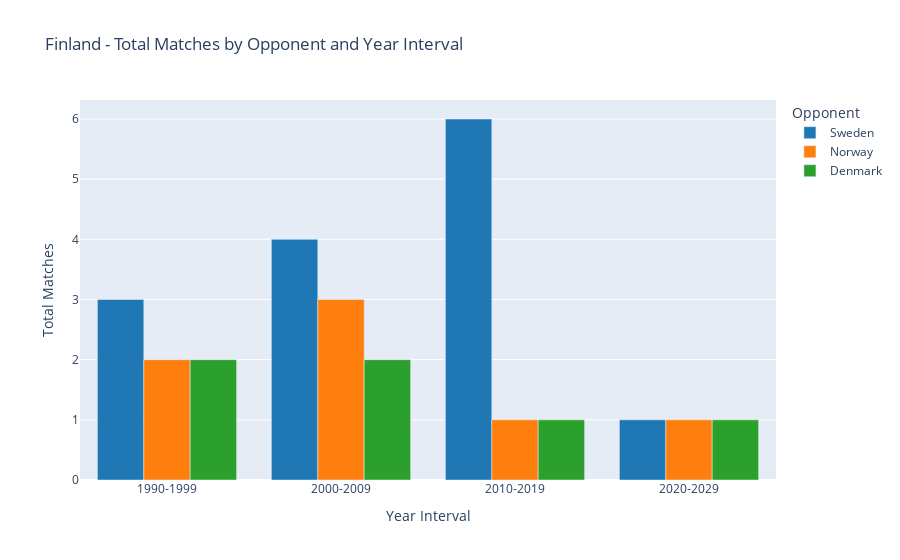
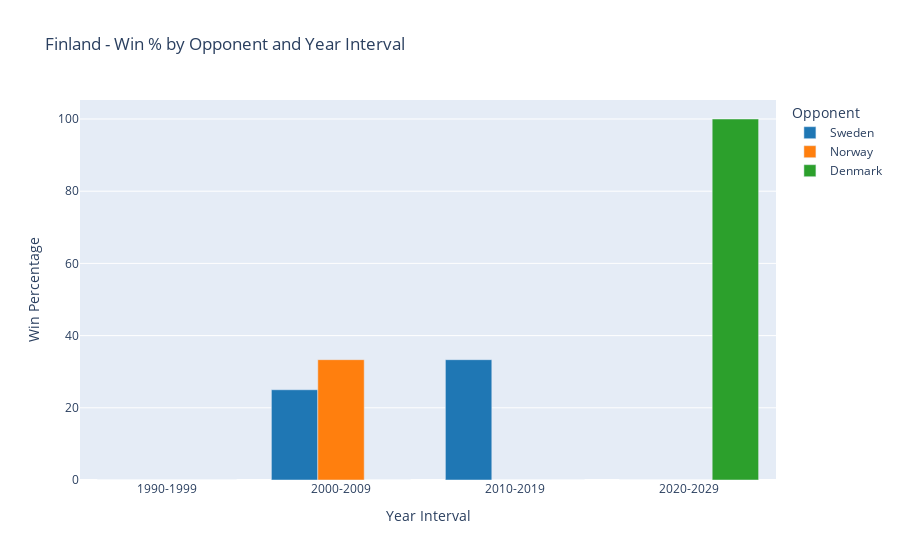

The code cell stored with these charts, in order, in its notebook:
### Markdown cell above
From follwing table we can say before 1990's more matches had been played which range between 7 to 10 in every 10 years.

Finland played most matches with Sweden compared to other Nordic countries.

### Code cell
import pandas as pd
import plotly.express as px

def get_country_color(country):
    color_map = {
        "Sweden": "#1f77b4",
        "Norway": "#ff7f0e",
        "Denmark": "#2ca02c",
        "Finland": "#d62728"
    }
    return color_map.get(country, "#7f7f7f")

def load_football_data(filepath):
    return pd.read_csv(filepath)

def add_year_and_result(df, team_1):
    df['Year'] = pd.to_datetime(df['Date']).dt.year

    def get_result(row):
        if row['Home_team'] == team_1 and row['home_score'] > row['away_score']:
            return "Win"
        elif row['Away_team'] == team_1 and row['away_score'] > row['home_score']:
            return "Win"
        elif row['home_score'] == row['away_score']:
            return "Draw"
        else:
            return "Loss"

    df['Result'] = df.apply(get_result, axis=1)
    return df

def generate_year_interval(df, start_year, end_year, interval):
    df = df[(df['Year'] >= start_year) & (df['Year'] <= end_year)].copy()
    df['Year Interval'] = df['Year'].apply(lambda x: f"{(x - start_year) // interval * interval + start_year}-"
                                                    f"{(x - start_year) // interval * interval + start_year + interval - 1}")
    return df

def calculate_match_stats(df, team_1, opponent, interval, start_year, end_year):
    df_filtered = df[
        (((df['Home_team'] == team_1) & (df['Away_team'] == opponent)) |
         ((df['Home_team'] == opponent) & (df['Away_team'] == team_1)))
    ].copy()

    if df_filtered.empty:
        return pd.DataFrame()

    df_filtered = add_year_and_result(df_filtered, team_1)
    df_filtered = generate_year_interval(df_filtered, start_year, end_year, interval)

    grouped = df_filtered.groupby('Year Interval')['Result'].value_counts().unstack(fill_value=0).reset_index()
    grouped['Opponent'] = opponent
    grouped['Total Matches'] = grouped[['Win', 'Draw', 'Loss']].sum(axis=1)
    grouped['Win %'] = (grouped['Win'] / grouped['Total Matches'] * 100).round(2)
    grouped['Loss %'] = (grouped['Loss'] / grouped['Total Matches'] * 100).round(2)
    grouped['Draw %'] = (grouped['Draw'] / grouped['Total Matches'] * 100).round(2)

    return grouped[['Year Interval', 'Opponent', 'Total Matches', 'Win', 'Loss', 'Draw', 'Win %', 'Loss %', 'Draw %']]

def match_result_analysis(df, team_1, opponents, interval, start_year, end_year):
    all_results = []
    for opponent in opponents:
        stats = calculate_match_stats(df, team_1, opponent, interval, start_year, end_year)
        if not stats.empty:
            all_results.append(stats)
    return pd.concat(all_results, ignore_index=True)

def display_results_table(results_df):
    opponents = results_df['Opponent'].unique()

    for opponent in opponents:
        print(f"\n--- {opponent} ---")
        sub_df = results_df[results_df['Opponent'] == opponent].copy()

        # Cumulative stats
        total_matches = sub_df['Total Matches'].sum()
        total_wins = sub_df['Win'].sum()
        total_losses = sub_df['Loss'].sum()
        total_draws = sub_df['Draw'].sum()

        # Append TOTAL row
        total_row = pd.DataFrame([{
            "Year Interval": "TOTAL",
            "Opponent": opponent,
            "Total Matches": total_matches,
            "Win": total_wins,
            "Loss": total_losses,
            "Draw": total_draws,
            "Win %": round((total_wins / total_matches) * 100, 2) if total_matches > 0 else 0,
            "Loss %": round((total_losses / total_matches) * 100, 2) if total_matches > 0 else 0,
            "Draw %": round((total_draws / total_matches) * 100, 2) if total_matches > 0 else 0,
        }])

        combined_df = pd.concat([sub_df, total_row], ignore_index=True)

        # Add Average Win Rate column
        combined_df['Avg Win Rate'] = (combined_df['Win'] / combined_df['Total Matches']).round(2)

        # Display table
        styled = combined_df.style.background_gradient(
            subset=["Total Matches", "Win", "Loss", "Draw", "Win %", "Loss %", "Draw %", "Avg Win Rate"],
            cmap='Blues'
        ).set_properties(**{'text-align': 'center'}).set_table_styles(
            [dict(selector='th', props=[('text-align', 'center')])]
        )
        display(styled)

        # Print summary of averages (excluding TOTAL row)
        avg_stats = sub_df[["Total Matches", "Win %", "Loss %", "Draw %"]].mean().round(2)
        # print("Average Stats (Per Interval):")  ###############################
        # print(avg_stats)

def visualize_results(results_df, team_1):
    plot_data = results_df.copy()
    color_map = {team: get_country_color(team) for team in plot_data['Opponent'].unique()}

    fig1 = px.bar(
        plot_data,
        x='Year Interval',
        y='Total Matches',
        color='Opponent',
        color_discrete_map=color_map,
        barmode='group',
        title=f'{team_1} - Total Matches by Opponent and Year Interval'
    )
    fig1.update_layout(xaxis_title='Year Interval', yaxis_title='Total Matches', xaxis_tickangle=0)
    fig1.show()

    fig2 = px.bar(
        plot_data,
        x='Year Interval',
        y='Win %',
        color='Opponent',
        color_discrete_map=color_map,
        barmode='group',
        title=f'{team_1} - Win % by Opponent and Year Interval'
    )
    fig2.update_layout(xaxis_title='Year Interval', yaxis_title='Win Percentage', xaxis_tickangle=0)
    fig2.show()

def run_team_analysis(filepath, team_1, opponents, interval=10, start_year=1960, end_year=2022):
    df = load_football_data(filepath)
    results_df = match_result_analysis(df, team_1, opponents, interval, start_year, end_year)

    if results_df.empty:
        print("No match data found for the specified criteria.")
        return

    display_results_table(results_df)
    visualize_results(results_df, team_1)

# Example usage
run_team_analysis(
    filepath="Datasets/Sports_Football_1872_2025.csv",
    team_1="Finland",
    opponents=["Sweden", "Norway", "Denmark"],
    interval=10,
    start_year=1990,
    end_year=2022
)

### Figure 1 — Plotly figure (JSON) as saved in the notebook; plotly's stock layout.template omitted (floating-point values rounded to 4 significant figures)
{"data": [{"alignmentgroup": "True", "hovertemplate": "Opponent=Sweden<br>Year Interval=%{x}<br>Total Matches=%{y}<extra></extra>", "legendgroup": "Sweden", "marker": {"color": "#1f77b4", "pattern": {"shape": ""}}, "name": "Sweden", "offsetgroup": "Sweden", "orientation": "v", "showlegend": true, "textposition": "auto", "type": "bar", "x": ["1990-1999", "2000-2009", "2010-2019", "2020-2029"], "xaxis": "x", "y": [3, 4, 6, 1], "yaxis": "y"}, {"alignmentgroup": "True", "hovertemplate": "Opponent=Norway<br>Year Interval=%{x}<br>Total Matches=%{y}<extra></extra>", "legendgroup": "Norway", "marker": {"color": "#ff7f0e", "pattern": {"shape": ""}}, "name": "Norway", "offsetgroup": "Norway", "orientation": "v", "showlegend": true, "textposition": "auto", "type": "bar", "x": ["1990-1999", "2000-2009", "2010-2019", "2020-2029"], "xaxis": "x", "y": [2, 3, 1, 1], "yaxis": "y"}, {"alignmentgroup": "True", "hovertemplate": "Opponent=Denmark<br>Year Interval=%{x}<br>Total Matches=%{y}<extra></extra>", "legendgroup": "Denmark", "marker": {"color": "#2ca02c", "pattern": {"shape": ""}}, "name": "Denmark", "offsetgroup": "Denmark", "orientation": "v", "showlegend": true, "textposition": "auto", "type": "bar", "x": ["1990-1999", "2000-2009", "2010-2019", "2020-2029"], "xaxis": "x", "y": [2, 2, 1, 1], "yaxis": "y"}], "layout": {"autosize": true, "barmode": "group", "legend": {"title": {"text": "Opponent"}, "tracegroupgap": 0}, "title": {"text": "Finland - Total Matches by Opponent and Year Interval"}, "xaxis": {"anchor": "y", "autorange": true, "domain": [0, 1], "range": [-0.5, 3.5], "tickangle": 0, "title": {"text": "Year Interval"}, "type": "category"}, "yaxis": {"anchor": "x", "autorange": true, "domain": [0, 1], "range": [0, 6.316], "title": {"text": "Total Matches"}, "type": "linear"}}}

### Figure 2 — Plotly figure (JSON) as saved in the notebook; plotly's stock layout.template omitted (floating-point values rounded to 4 significant figures)
{"data": [{"alignmentgroup": "True", "hovertemplate": "Opponent=Sweden<br>Year Interval=%{x}<br>Win %=%{y}<extra></extra>", "legendgroup": "Sweden", "marker": {"color": "#1f77b4", "pattern": {"shape": ""}}, "name": "Sweden", "offsetgroup": "Sweden", "orientation": "v", "showlegend": true, "textposition": "auto", "type": "bar", "x": ["1990-1999", "2000-2009", "2010-2019", "2020-2029"], "xaxis": "x", "y": [0, 25, 33.33, 0], "yaxis": "y"}, {"alignmentgroup": "True", "hovertemplate": "Opponent=Norway<br>Year Interval=%{x}<br>Win %=%{y}<extra></extra>", "legendgroup": "Norway", "marker": {"color": "#ff7f0e", "pattern": {"shape": ""}}, "name": "Norway", "offsetgroup": "Norway", "orientation": "v", "showlegend": true, "textposition": "auto", "type": "bar", "x": ["1990-1999", "2000-2009", "2010-2019", "2020-2029"], "xaxis": "x", "y": [0, 33.33, 0, 0], "yaxis": "y"}, {"alignmentgroup": "True", "hovertemplate": "Opponent=Denmark<br>Year Interval=%{x}<br>Win %=%{y}<extra></extra>", "legendgroup": "Denmark", "marker": {"color": "#2ca02c", "pattern": {"shape": ""}}, "name": "Denmark", "offsetgroup": "Denmark", "orientation": "v", "showlegend": true, "textposition": "auto", "type": "bar", "x": ["1990-1999", "2000-2009", "2010-2019", "2020-2029"], "xaxis": "x", "y": [0, 0, 0, 100], "yaxis": "y"}], "layout": {"autosize": true, "barmode": "group", "legend": {"title": {"text": "Opponent"}, "tracegroupgap": 0}, "title": {"text": "Finland - Win % by Opponent and Year Interval"}, "xaxis": {"anchor": "y", "autorange": true, "domain": [0, 1], "range": [-0.5, 3.5], "tickangle": 0, "title": {"text": "Year Interval"}, "type": "category"}, "yaxis": {"anchor": "x", "autorange": true, "domain": [0, 1], "range": [0, 105.3], "title": {"text": "Win Percentage"}, "type": "linear"}}}
